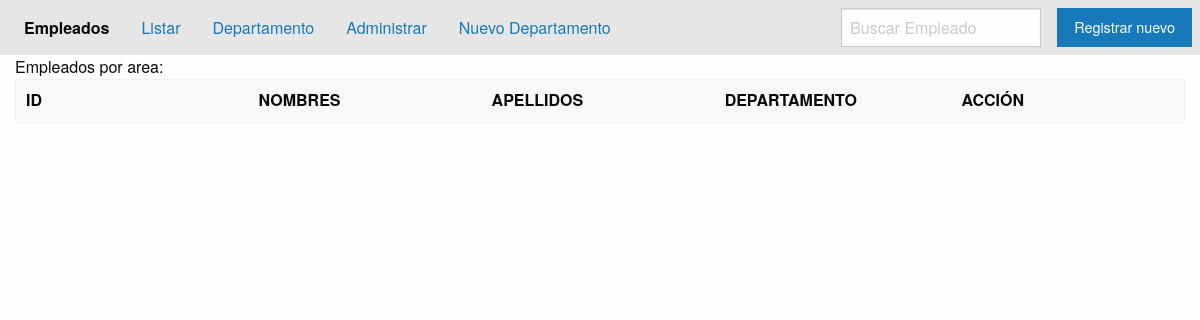
Before: /list-by-area/enfermeri/ with the older database file.
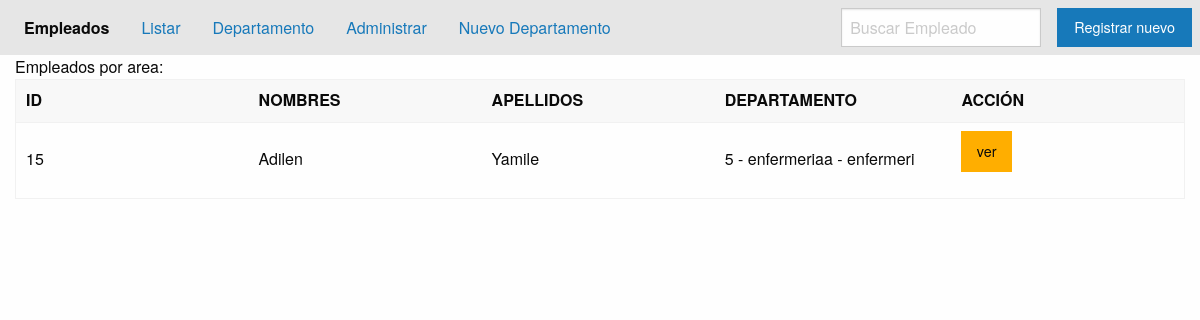
After: the same page with the newer database file.
### applications/personas/models.py (models this page shows, shortened)
class Empleado(models.Model):
    JOB_CHOICES = (
        ('0', 'Contador'),
        ('1', 'Administrador'),
        ('2', 'Economista'),
        ('3', 'Otro'),
    )
    first_name = models.CharField('Nombre', max_length=60)
    last_name = models.CharField('Apellidos', max_length=60)
    full_name = models.CharField('Nombres completos', max_length=120, blank=True)
    job = models.CharField('Trabajo', max_length=50, choices=JOB_CHOICES)
    departamento = models.ForeignKey(Departamento, on_delete=models.CASCADE)
    avatar = models.ImageField(upload_to='empleado', blank=True, null=True)
    habilidades = models.ManyToManyField(Habilidad)
    hoja_vida = RichTextField()
    class Meta:
        verbose_name = 'Empleado'
        verbose_name_plural = 'Empleados de la empresa'
        ordering = ['-first_name', 'last_name']
        unique_together = ('first_name', 'departamento')

### applications/departamento/models.py (models this page shows)
class Departamento(models.Model):
    nombre = models.CharField('Nombre', max_length=50, editable=False)
    subnombre = models.CharField('Nombre Corto', max_length=50, unique=True)
    activo = models.BooleanField('Anulado', default=False)
    class Meta:
        verbose_name = 'Mi departamento'
        verbose_name_plural = 'Áreas de la empresa'
        ordering=['-nombre']
        unique_together=('nombre','subnombre')
    def __str__(self):
        return f"{self.id} - {self.nombre} - {self.subnombre}"

### applications/personas/views.py (the view)
class ListByAreaEmpleado(ListView):
    template_name = 'persona/list_by_area.html'
    context_object_name = 'empleados'
    def get_queryset(self):
        area = self.kwargs['subnombre']
        lista=Empleado.objects.filter(
            departamento__subnombre__iexact=area
        )
        return lista

### templates/persona/list_by_area.html (shortened to what this page needs)
{% extends 'base.html' %}
{% block content %}
    {% include "include/header.html" %}
    <div class="grid-container">
        <div class="grid-x">
            <div class="cell">Empleados por area:</div>
            <div class="cell">
                <table>
                    <thead>
                        <tr>
                            <th width="150">ID</th>
                            <th width="150">NOMBRES</th>
                            <th width="150">APELLIDOS</th>
                            <th width="150">DEPARTAMENTO</th>
                            <th width="150">ACCIÓN</th>
                        </tr>
                    </thead>
                    <tbody>
                        {% for empleado in empleados %}
                        <tr>
                            <td>{{ empleado.id }}</td>
                            <td>{{ empleado.first_name }}</td>
                            <td>{{ empleado.last_name }}</td>
                            <td>{{ empleado.departamento }}</td>
                            <td><a class="button warning" href="{% url 'persona_app:empleado_detail' empleado.id %}">ver</a></td>
                        </tr>
                        {% endfor %}
                    </tbody>
                </table>
            </div>
        </div>
    </div>
{% endblock content %}

Changed rows visible on the page:
now on this page (row edited): Empleado: id "15", first_name "Adilen", last_name "Yamile", departamento "5 - enfermeriaa - enfermeri"
